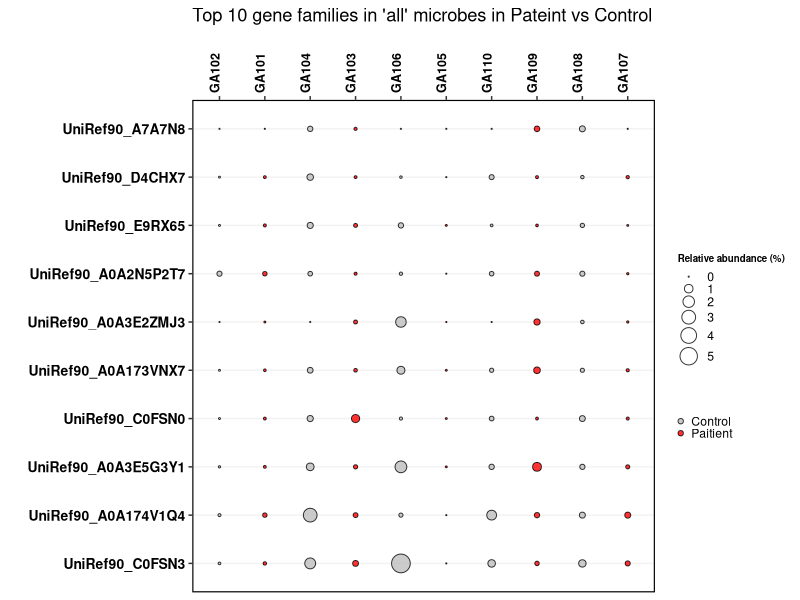
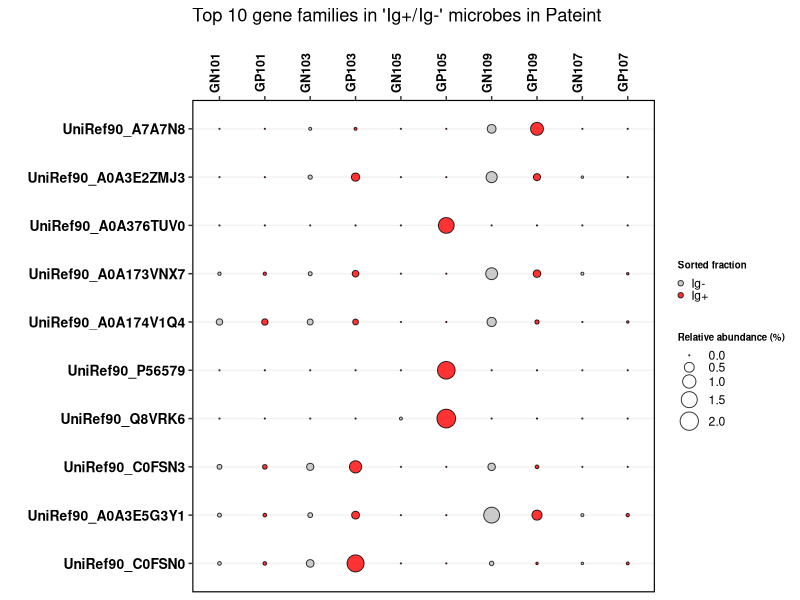
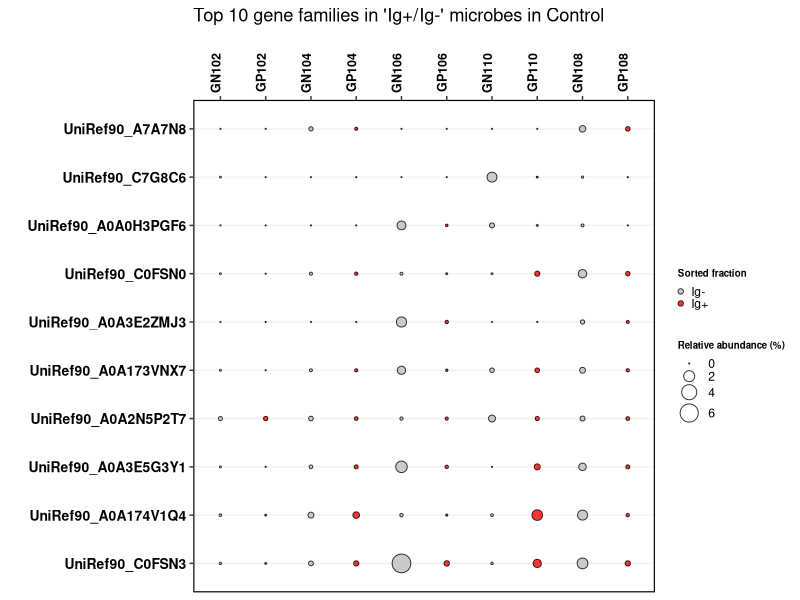
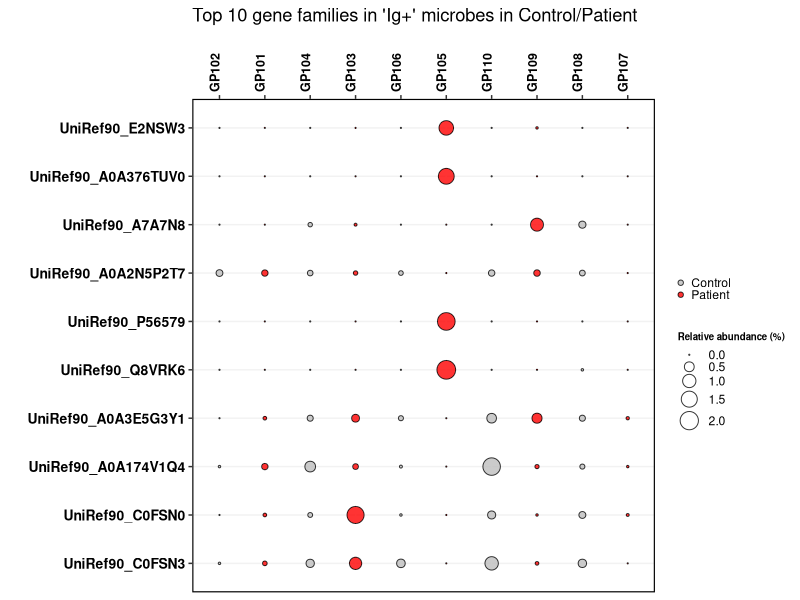

These charts were generated, in order, by the following R code:
## ---- chunk 1
knitr::opts_chunk$set(echo = TRUE)
## ---- chunk 2
library('ggplot2')
library('tidyr')
library('tidyverse')
#setwd("/Users/tiwari/Desktop/Project/gmhscripts/tasks/BSUP-733/plots/")
## ---- chunk 3
gfA_rel=read.csv("../inputs/genefamilies_analysis/top10gf_A-rel.csv",header = TRUE)
colnames(gfA_rel)[1]<-"samples"
gfA_rel_sort=gfA_rel[order(gfA_rel$pair,gfA_rel$cfs),]
gfA_rel_sort=subset(gfA_rel_sort, select=-c(Others,Cell.number,gender,recruitment.zone,cell.population))
gfA_rel_sort$samples <- factor(gfA_rel_sort$samples, levels = gfA_rel_sort$samples)
gfA=gfA_rel_sort %>% 
  gather(key = "pair",value = "pair_value",pair) %>%
  gather(key="cfs",value="cfs_value",cfs) %>%
  gather(key = "genefamilies", value = "abundance",colnames(gfA_rel_sort)[4]:colnames(gfA_rel_sort)[ncol(gfA_rel_sort)],factor_key = TRUE)
gfA$cfs_value=gfA$cfs_value %>%str_replace_all("N", "Control") %>%str_replace_all("Y","Paitient")
gfA$abundance=round(gfA$abundance*100,2)
## ---- chunk 4
ggplot(gfA, aes(y=genefamilies, x=samples))+
  geom_point(aes(size=abundance,fill=cfs_value),alpha=0.8,shape=21)+
  scale_fill_manual(values = c('grey','red'),labels=waiver())+
  labs(x="", y="",size="Relative abundance (%)",color="",fill="")+
  #guides(fill = "none",color="none")+
  ggtitle("Top 10 gene families in 'all' microbes in Pateint vs Control")+
  scale_size(limits = NULL, range = c(.1,6), breaks = waiver()) +
  theme(legend.key = element_blank(),
        legend.key.size = unit(0.001, 'cm'),
        axis.text.x =element_text(colour = "black", size = 9, face = "bold", angle = 90, vjust = 0.3, hjust = 1),
        axis.text.y = element_text(colour = "black", face = "bold", size = 10),
        legend.title = element_text(size = 7, face = "bold"),
        panel.background = element_blank(), panel.border = element_rect(colour = "black", fill = NA, size = 0.8),
        panel.grid.major.y = element_line(colour = "grey95"),
      ) +
  scale_x_discrete(position = "top")
## ---- chunk 5
gfPNp_rel=read.csv("../inputs/genefamilies_analysis/top10gf_PN_patient-rel.csv",header = TRUE)
colnames(gfPNp_rel)[1]<-"samples"
gfPNp_rel_sort=gfPNp_rel[order(gfPNp_rel$pair,gfPNp_rel$cell.population),]
gfPNp_rel_sort=subset(gfPNp_rel_sort, select=-c(Others,Cell.number,gender,recruitment.zone,cfs))
gfPNp_rel_sort$samples <- factor(gfPNp_rel_sort$samples, levels = gfPNp_rel_sort$samples)
gfPNp=gfPNp_rel_sort %>% 
  gather(key = "pair",value = "pair_value",pair) %>%
  gather(key="cellpop",value="cellpop_value",cell.population) %>%
  gather(key = "genefamilies", value = "abundance",colnames(gfPNp_rel_sort)[4]:colnames(gfPNp_rel_sort)[ncol(gfPNp_rel_sort)],factor_key = TRUE)
gfPNp$cellpop_value=gfPNp$cellpop_value %>%str_replace_all("N", "Ig-") %>%str_replace_all("P","Ig+")
gfPNp$abundance=round(gfPNp$abundance*100,2)
## ---- chunk 6
ggplot(gfPNp, aes(y=genefamilies, x=samples))+
  geom_point(aes(size=abundance,fill=cellpop_value),alpha=0.8,shape=21)+
  scale_fill_manual(values = c('grey','red'),labels=waiver())+
  labs(x="", y="",size="Relative abundance (%)",color="",fill="Sorted fraction")+
  #guides(fill = "none",color="none")+
  ggtitle("Top 10 gene families in 'Ig+/Ig-' microbes in Pateint")+
  scale_size(limits = NULL, range = c(.1,6), breaks = waiver()) +
  theme(legend.key = element_blank(),
        legend.key.size = unit(0.001, 'cm'),
        axis.text.x =element_text(colour = "black", size = 9, face = "bold", angle = 90, vjust = 0.3, hjust = 1),
        axis.text.y = element_text(colour = "black", face = "bold", size = 10),
        legend.title = element_text(size = 7, face = "bold"),
        panel.background = element_blank(), panel.border = element_rect(colour = "black", fill = NA, size = 0.8),
        panel.grid.major.y = element_line(colour = "grey95"),
      ) +
  scale_x_discrete(position = "top")
## ---- chunk 7
gfPNc_rel=read.csv("../inputs/genefamilies_analysis/top10gf_PN_control-rel.csv",header = TRUE)
colnames(gfPNc_rel)[1]<-"samples"
gfPNc_rel_sort=gfPNc_rel[order(gfPNc_rel$pair,gfPNc_rel$cell.population),]
gfPNc_rel_sort=subset(gfPNc_rel_sort, select=-c(Others,Cell.number,gender,recruitment.zone,cfs))
gfPNc_rel_sort$samples <- factor(gfPNc_rel_sort$samples, levels = gfPNc_rel_sort$samples)
gfPNc=gfPNc_rel_sort %>% 
  gather(key = "pair",value = "pair_value",pair) %>%
  gather(key="cellpop",value="cellpop_value",cell.population) %>%
  gather(key = "genefamilies", value = "abundance",colnames(gfPNc_rel_sort)[4]:colnames(gfPNc_rel_sort)[ncol(gfPNc_rel_sort)],factor_key = TRUE)
gfPNc$cellpop_value=gfPNc$cellpop_value %>%str_replace_all("N", "Ig-") %>%str_replace_all("P","Ig+")
gfPNc$abundance=round(gfPNc$abundance*100,2)
## ---- chunk 8
ggplot(gfPNc, aes(y=genefamilies, x=samples))+
  geom_point(aes(size=abundance,fill=cellpop_value),alpha=0.8,shape=21)+
  scale_fill_manual(values = c('grey','red'),labels=waiver())+
  labs(x="", y="",size="Relative abundance (%)",color="",fill="Sorted fraction")+
  #guides(fill = "none",color="none")+
  ggtitle("Top 10 gene families in 'Ig+/Ig-' microbes in Control")+
  scale_size(limits = NULL, range = c(.1,6), breaks = waiver()) +
  theme(legend.key = element_blank(),
        legend.key.size = unit(0.001, 'cm'),
        axis.text.x =element_text(colour = "black", size = 9, face = "bold", angle = 90, vjust = 0.3, hjust = 1),
        axis.text.y = element_text(colour = "black", face = "bold", size = 10),
        legend.title = element_text(size = 7, face = "bold"),
        panel.background = element_blank(), panel.border = element_rect(colour = "black", fill = NA, size = 0.8),
        panel.grid.major.y = element_line(colour = "grey95"),
      ) +
  scale_x_discrete(position = "top")
## ---- chunk 9
gfP_pateint_control_rel=read.csv("../inputs/genefamilies_analysis/top10gf_P_patient_control-rel.csv",header = TRUE)
colnames(gfP_pateint_control_rel)[1]<-"samples"
gfP_pateint_control_rel_sort=gfP_pateint_control_rel[order(gfP_pateint_control_rel$pair,gfP_pateint_control_rel$cfs),]
gfP_pateint_control_rel_sort=subset(gfP_pateint_control_rel_sort, select=-c(Others,Cell.number,gender,recruitment.zone,cell.population))
gfP_pateint_control_rel_sort$samples <- factor(gfP_pateint_control_rel_sort$samples, levels = gfP_pateint_control_rel_sort$samples)
gfP_pateint_control=gfP_pateint_control_rel_sort %>% 
  gather(key = "pair",value = "pair_value",pair) %>%
  gather(key="cfs",value="cfs_value",cfs) %>%
  gather(key = "genefamilies", value = "abundance",colnames(gfP_pateint_control_rel_sort)[4]:colnames(gfP_pateint_control_rel_sort)[ncol(gfP_pateint_control_rel_sort)],factor_key = TRUE)
gfP_pateint_control$cfs_value=gfP_pateint_control$cfs_value %>%str_replace_all("Y", "Patient") %>%str_replace_all("N","Control")
gfP_pateint_control$abundance=round(gfP_pateint_control$abundance*100,2)
## ---- chunk 10
ggplot(gfP_pateint_control, aes(y=genefamilies, x=samples))+
  geom_point(aes(size=abundance,fill=cfs_value),alpha=0.8,shape=21)+
  scale_fill_manual(values = c('grey','red'),labels=waiver())+
  labs(x="", y="",size="Relative abundance (%)",color="",fill="")+
  #guides(fill = "none",color="none")+
  ggtitle("Top 10 gene families in 'Ig+' microbes in Control/Patient")+
  scale_size(limits = NULL, range = c(.1,6), breaks = waiver()) +
  theme(legend.key = element_blank(),
        legend.key.size = unit(0.001, 'cm'),
        axis.text.x =element_text(colour = "black", size = 9, face = "bold", angle = 90, vjust = 0.3, hjust = 1),
        axis.text.y = element_text(colour = "black", face = "bold", size = 10),
        legend.title = element_text(size = 7, face = "bold"),
        panel.background = element_blank(), panel.border = element_rect(colour = "black", fill = NA, size = 0.8),
        panel.grid.major.y = element_line(colour = "grey95"),
      ) +
  scale_x_discrete(position = "top")
